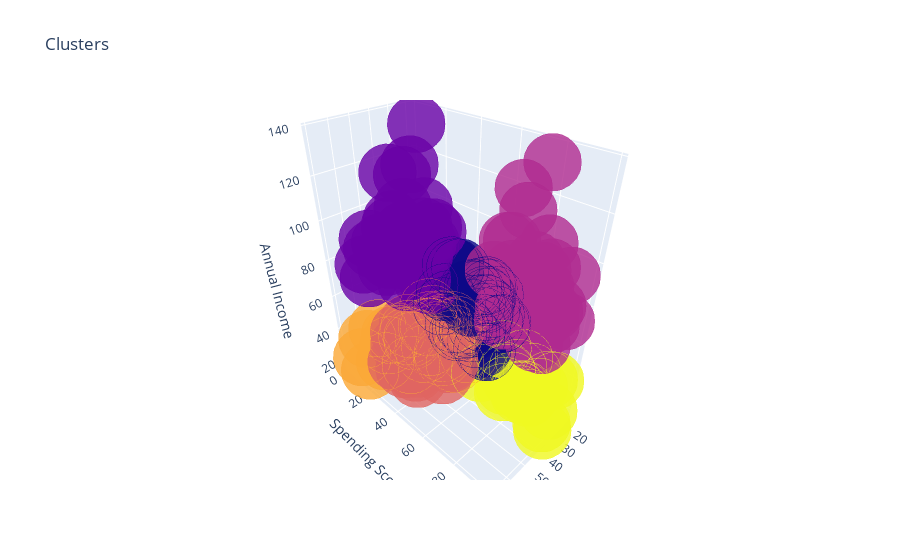

Notebook code cell kept with this figure:
### Code cell
customers['label3'] =  labels3
trace1 = go.Scatter3d(
    x= customers['Age'],
    y= customers['Spending Score (1-100)'],
    z= customers['Annual Income (k$)'],
    mode='markers',
     marker=dict(
        color = customers['label3'], 
        size= 20,
        line=dict(
            color= customers['label3'],
            width= 12
        ),
        opacity=0.8
     )
)
data = [trace1]
layout = go.Layout(
#     margin=dict(
#         l=0,
#         r=0,
#         b=0,
#         t=0
#     )
    title= 'Clusters',
    scene = dict(
            xaxis = dict(title  = 'Age'),
            yaxis = dict(title  = 'Spending Score'),
            zaxis = dict(title  = 'Annual Income')
        )
)
fig = go.Figure(data=data, layout=layout)
py.offline.iplot(fig)

### Figure 1 — Plotly figure (JSON) as saved in the notebook; plotly's stock layout.template omitted (floating-point values rounded to 4 significant figures; data arrays with more than 128 entries replaced by an {"elided": "..."} marker saying what was removed)
{"data": [{"marker": {"color": {"elided": "200 int values"}, "line": {"color": {"elided": "200 int values"}, "width": 12}, "opacity": 0.8, "size": 20}, "mode": "markers", "type": "scatter3d", "x": {"elided": "200 int values"}, "y": {"elided": "200 int values"}, "z": {"elided": "200 int values"}}], "layout": {"scene": {"xaxis": {"title": {"text": "Age"}}, "yaxis": {"title": {"text": "Spending Score"}}, "zaxis": {"title": {"text": "Annual Income"}}}, "title": {"text": "Clusters"}}}
